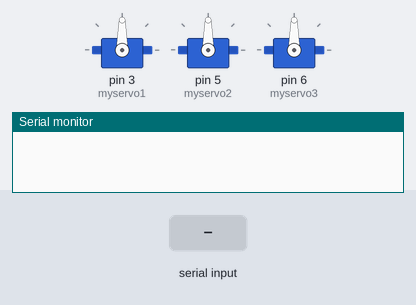
Simulated run of this sketch. Board: Arduino Uno, built with avr-gcc and run on an emulated ATmega328P. Parts: 3 × servo, the last lines printed to the serial monitor. The inputs (shaded band) are chosen by the test bench. Random numbers use the default seed unless the sketch sets one.

Above: at 2.2 s.
2.3 s: "2" received over Serial
At 4.8 s:
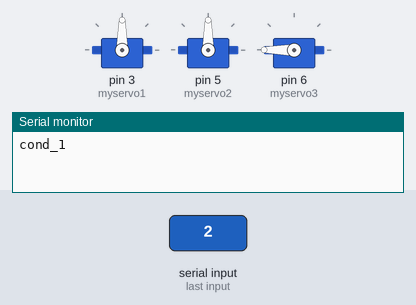
Timing chart, 0 to 6.3 s (numbered marks = the images above; inputs shaded):
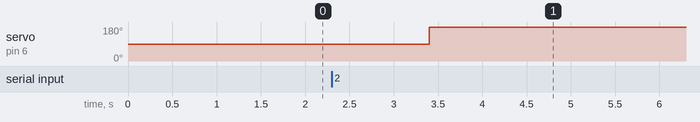

Measured:
- after the input at 2.3 s, servo on pin 6 (myservo3): 90° → 180° after 1.1 s

The sketch:

Arduino_Code_for_3DOF_arm.ino
```cpp
#include <Servo.h>
bool en_m1=true;
bool en_m2=true;
bool en_m3=true;


Servo myservo1;
Servo myservo2;
Servo myservo3;
void setup() {
Serial.begin(9600);
myservo1.attach(3);
myservo2.attach(5);
myservo3.attach(6);
delay(1000);
myservo1.write(90);  //claw
myservo2.write(90);  //rotation
myservo3.write(90);  // horizontal
}

void loop() {
  if(Serial.available()>0)
  {
    String data_get=Serial.readString();
    String data_get_f=data_decode(data_get);
    Serial.println(data_get_f);
    //Serial.println("........");


    if(data_get_f.toInt()<=180)
    {

     myservo3.write(180-data_get_f.toInt());

      Serial.println("cond_1");
      }
    else if(data_get_f=="2")
    {
      Serial.println("cond_2");
      }

    else if(data_get_f=="3")
    {
      Serial.println("cond_3");
      }
      else if(data_get_f=="500")
    {
      Serial.println("cond_3");
      myservo1.write(5);
      delay(2000);
      myservo1.write(90);
      delay(500);

      int drop_p=random(0, 180);
      myservo3.write(180);
      delay(1000);
      myservo1.write(5);
      delay(1000);
      myservo1.write(90);
      delay(500);
      myservo3.write(90);


      }

  }
  delay(100);
}

String data_decode(String in_data)
{
  bool dump_en=false;
  String data_dump="";
  for(int i=0;i<in_data.length();i++)
  {
    if(in_data[i]=='#' && dump_en==false)
    {
      dump_en=true;
      }
    else if (in_data[i]!='#' && dump_en==true)
    {
      data_dump+=in_data[i];
      }
     else if (in_data[i]=='#' && dump_en==true)
     {
      dump_en=false;
      }
    }
   return data_dump;
  }
```
